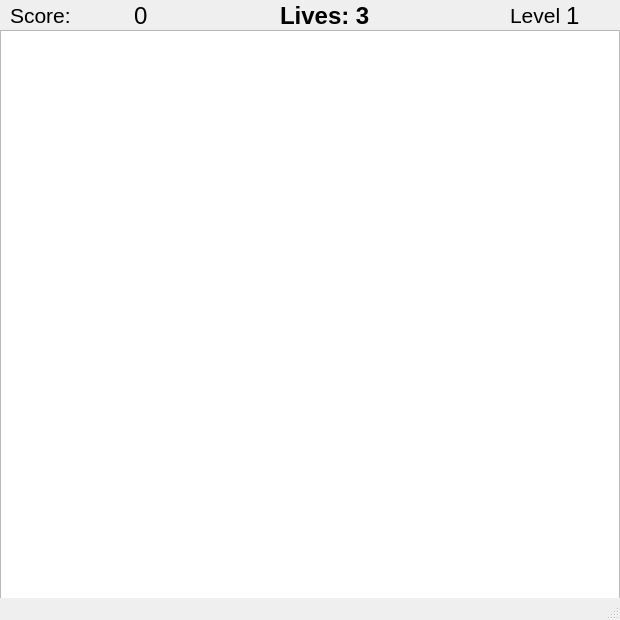
<?xml version="1.0" encoding="UTF-8"?>
<ui version="4.0">
 <class>MainWindow</class>
 <widget class="QMainWindow" name="MainWindow">
  <property name="geometry">
   <rect>
    <x>0</x>
    <y>0</y>
    <width>620</width>
    <height>620</height>
   </rect>
  </property>
  <property name="sizePolicy">
   <sizepolicy hsizetype="Maximum" vsizetype="Maximum">
    <horstretch>0</horstretch>
    <verstretch>0</verstretch>
   </sizepolicy>
  </property>
  <property name="windowTitle">
   <string>Pacman Ripoff</string>
  </property>
  <widget class="QWidget" name="centralwidget">
   <widget class="QGraphicsView" name="graphicsView">
    <property name="geometry">
     <rect>
      <x>0</x>
      <y>30</y>
      <width>620</width>
      <height>620</height>
     </rect>
    </property>
   </widget>
   <widget class="QWidget" name="layoutWidget">
    <property name="geometry">
     <rect>
      <x>510</x>
      <y>0</y>
      <width>70</width>
      <height>31</height>
     </rect>
    </property>
    <layout class="QHBoxLayout" name="horizontalLayout_2">
     <item>
      <widget class="QLabel" name="label_2">
       <property name="font">
        <font>
         <pointsize>16</pointsize>
        </font>
       </property>
       <property name="text">
        <string>Level</string>
       </property>
      </widget>
     </item>
     <item>
      <widget class="QLabel" name="label_4">
       <property name="font">
        <font>
         <pointsize>18</pointsize>
        </font>
       </property>
       <property name="text">
        <string>1</string>
       </property>
      </widget>
     </item>
    </layout>
   </widget>
   <widget class="QWidget" name="layoutWidget">
    <property name="geometry">
     <rect>
      <x>10</x>
      <y>0</y>
      <width>241</width>
      <height>31</height>
     </rect>
    </property>
    <layout class="QHBoxLayout" name="horizontalLayout">
     <item>
      <widget class="QLabel" name="label">
       <property name="font">
        <font>
         <pointsize>16</pointsize>
        </font>
       </property>
       <property name="text">
        <string>Score:</string>
       </property>
      </widget>
     </item>
     <item>
      <widget class="QLabel" name="label_3">
       <property name="font">
        <font>
         <pointsize>18</pointsize>
        </font>
       </property>
       <property name="text">
        <string>0</string>
       </property>
      </widget>
     </item>
    </layout>
   </widget>
   <widget class="QLabel" name="LivesLabel">
    <property name="geometry">
     <rect>
      <x>280</x>
      <y>0</y>
      <width>141</width>
      <height>31</height>
     </rect>
    </property>
    <property name="font">
     <font>
      <pointsize>18</pointsize>
      <weight>75</weight>
      <bold>true</bold>
     </font>
    </property>
    <property name="text">
     <string>Lives: 3</string>
    </property>
   </widget>
   <widget class="QLabel" name="gameOverLabel">
    <property name="geometry">
     <rect>
      <x>200</x>
      <y>350</y>
      <width>351</width>
      <height>71</height>
     </rect>
    </property>
    <property name="font">
     <font>
      <pointsize>25</pointsize>
     </font>
    </property>
    <property name="text">
     <string/>
    </property>
   </widget>
  </widget>
  <widget class="QMenuBar" name="menubar">
   <property name="geometry">
    <rect>
     <x>0</x>
     <y>0</y>
     <width>620</width>
     <height>21</height>
    </rect>
   </property>
  </widget>
  <widget class="QStatusBar" name="statusbar"/>
 </widget>
 <resources/>
 <connections/>
</ui>
